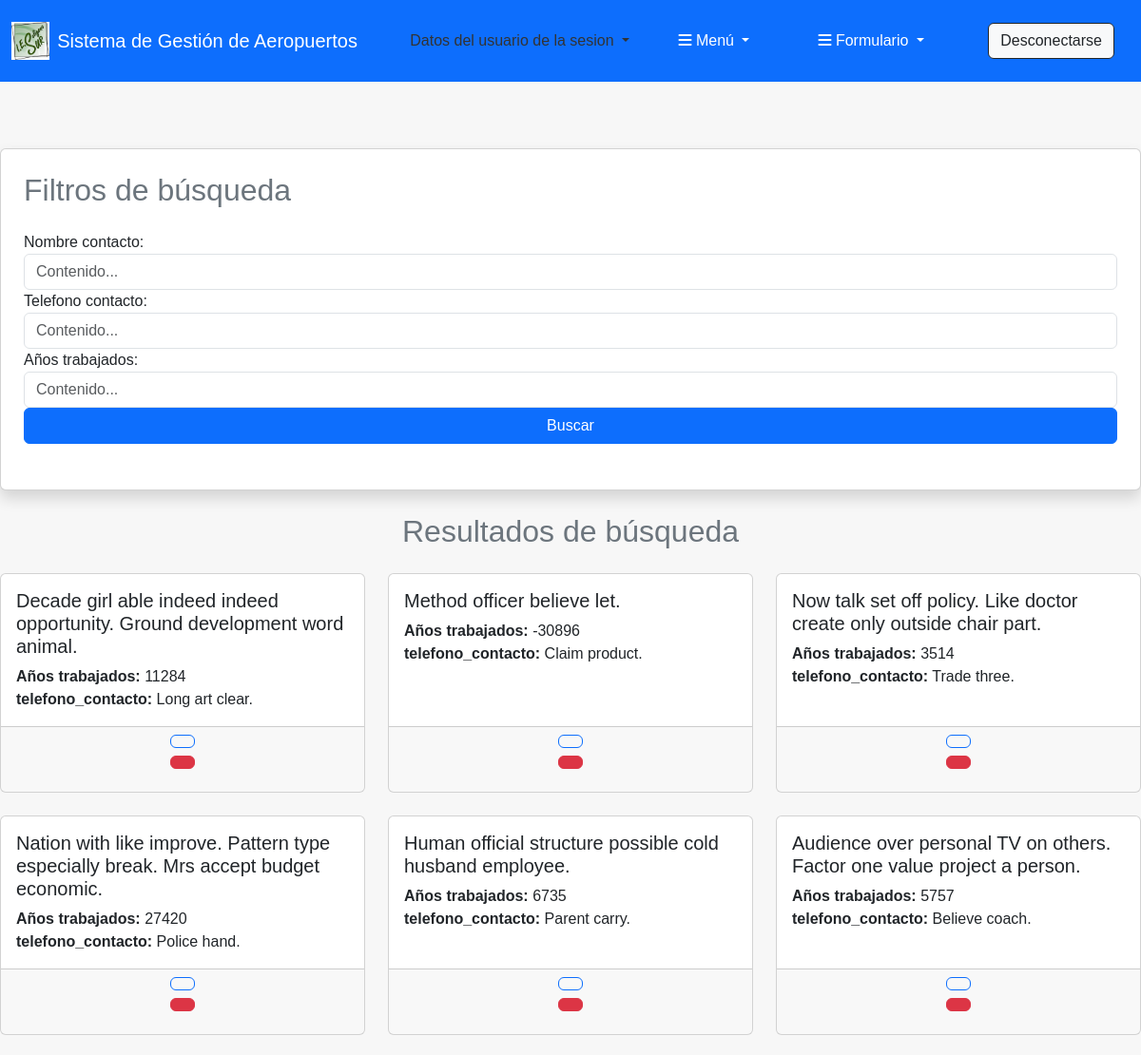
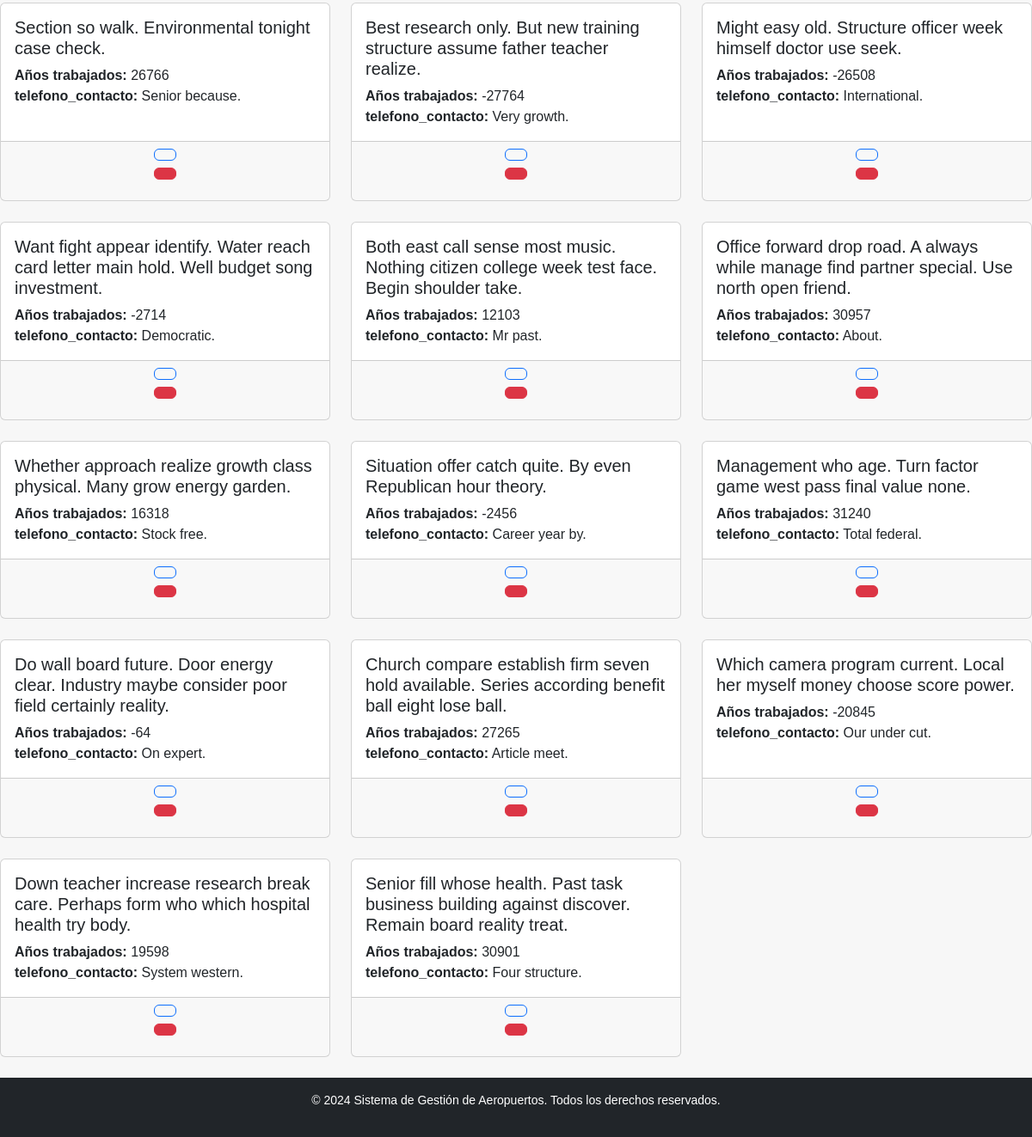
Page /contacto_aeropuerto/buscar/ (signed in) on the committed database (2 pictures, top to bottom).
### apaeropuerto/models.py (models this page shows, shortened)
class ContactoAeropuerto(models.Model):
    nombre_contacto = models.CharField(max_length=100)
    telefono_contacto = models.CharField(max_length=15, blank=True)
    email_contacto = models.EmailField(blank=True)
    años_trabajados = models.IntegerField(verbose_name="Años Trabajado", default=0)
    aeropuerto = models.OneToOneField(Aeropuerto, on_delete=models.CASCADE) #OneToOne

### apaeropuerto/views.py (the view)
# urls.py: path('contacto_aeropuerto/buscar/', views.contacto_Aeropuerto_buscar_avanzado, name='contacto_Aeropuerto_buscar_avanzado'),
@permission_required('apaeropuerto.view_ContactoAeropuerto')
def contacto_Aeropuerto_buscar_avanzado(request):
    if len(request.GET) > 0:
        formulario = BusquedaAvanzadaContacto(request.GET)
        if formulario.is_valid():
            contactos = ContactoAeropuerto.objects.select_related('aeropuerto')
            nombre_contacto = formulario.cleaned_data.get('nombre_contacto')
            telefono_contacto = formulario.cleaned_data.get('telefono_contacto')
            años_trabajados = formulario.cleaned_data.get('años_trabajados')
            if nombre_contacto:
                contactos = contactos.filter(nombre_contacto__icontains=nombre_contacto)
            if telefono_contacto:
                contactos = contactos.filter(telefono_contacto=telefono_contacto)
            if años_trabajados:
                contactos = contactos.filter(años_trabajados= años_trabajados)
            contactos = contactos.all()
        else:
            return render (request, 'Formularios/Contacto_Aeropuerto/busqueda_avanzada.html', {
                'formulario': formulario,
                'contactos': []
            })
    else:
        formulario = BusquedaAvanzadaContacto(None)
        contactos = ContactoAeropuerto.objects.all()
    return render (request, 'Formularios/Contacto_Aeropuerto/busqueda_avanzada.html', {
        'formulario': formulario,
        'contactos': contactos
    })

### apaeropuerto/forms.py (shortened to what this page needs)
class BusquedaAvanzadaContacto(forms.Form):
    nombre_contacto = forms.CharField(
        required=False,
        widget=forms.TextInput(attrs={
            'class': 'form-control',
            'placeholder': 'Contenido...',
        })
    )
    telefono_contacto = forms.CharField(
        required=False,
        widget=forms.TextInput(attrs={
            'class': 'form-control',
            'placeholder': 'Contenido...',
        })
    )
    años_trabajados = forms.IntegerField(
        required=False,
        widget=forms.NumberInput(attrs={
            'class': 'form-control',
            'placeholder': 'Contenido...',
        })
    )

### apaeropuerto/templates/Formularios/Contacto_Aeropuerto/busqueda_avanzada.html (shortened to what this page needs)
{% extends 'Principal.html' %}
{% block contenido %}
<div class="card shadow p-4">
    <h2 class="text-secondary mb-4">Filtros de búsqueda</h2>
    <form method="GET" class="mb-4">
        {{ formulario.nombre_contacto.label_tag }}
        {{ formulario.nombre_contacto }}
        {{ formulario.telefono_contacto.label_tag }}
        {{ formulario.telefono_contacto }}
        {{ formulario.años_trabajados.label_tag }}
        {{ formulario.años_trabajados }}
        <button type="submit" class="btn btn-primary w-100">Buscar</button>
    </form>
</div>
<h2 class="text-center text-secondary my-4">Resultados de búsqueda</h2>
<div class="row">
    {% if contactos %}
        {% for contacto in contactos %}
        <div class="col-md-4 mb-4">
            <div class="card h-100">
                <div class="card-body">
                    <h5 class="card-title">{{ contacto.nombre_contacto }}</h5>
                    <p class="card-text">
                        <strong>Años trabajados:</strong> {{ contacto.años_trabajados }}<br>
                        <strong>telefono_contacto:</strong> {{ contacto.telefono_contacto }}<br>
                    </p>
                </div>
                <div class="card-footer text-center">
                    {% load bootstrap_icons %}
                    <div class="row btn-group">
                        <div class="mb-2">
                            <button type="button"
                                    class="btn btn-outline-primary">
                            </button>
                        </div>
                    </div>
                    <div class="mb-2">
                        <form action = "{% url 'contacto_Aeropuert_eliminar' contacto.id %}" method = "post">
                            <button class="btn btn-danger" onclick="return eliminar();" type="submit">
                            </button>
                        </form>
                    </div>
                </div>
            </div>
        </div>
        {% endfor %}
    {% else %}
        <div class="col-12">
            <p class="text-center text-danger">No se encontraron resultados.</p>
        </div>
    {% endif %}
</div>
{% endblock %}

### apaeropuerto/static/css/estilos.css (style rules this page uses)
html, body { margin: 0; padding: 0; min-height: 100%; display: flex; flex-direction: column; }
body { font-family: Arial, sans-serif; background-color: #f7f7f7; color: #333; flex: 1; }

### rows in the picture
ContactoAeropuerto: nombre_contacto "Decade girl able indeed indeed opportunity. Ground development word animal.", años_trabajados "11284", telefono_contacto "Long art clear."
ContactoAeropuerto: nombre_contacto "Method officer believe let.", años_trabajados "-30896", telefono_contacto "Claim product."
ContactoAeropuerto: nombre_contacto "Now talk set off policy. Like doctor create only outside chair part.", años_trabajados "3514", telefono_contacto "Trade three."
ContactoAeropuerto: nombre_contacto "Nation with like improve. Pattern type especially break. Mrs accept budget economic.", años_trabajados "27420", telefono_contacto "Police hand."
ContactoAeropuerto: nombre_contacto "Human official structure possible cold husband employee.", años_trabajados "6735", telefono_contacto "Parent carry."
ContactoAeropuerto: nombre_contacto "Audience over personal TV on others. Factor one value project a person.", años_trabajados "5757", telefono_contacto "Believe coach."
ContactoAeropuerto: nombre_contacto "Section so walk. Environmental tonight case check.", años_trabajados "26766", telefono_contacto "Senior because."
ContactoAeropuerto: nombre_contacto "Best research only. But new training structure assume father teacher realize.", años_trabajados "-27764", telefono_contacto "Very growth."
ContactoAeropuerto: nombre_contacto "Might easy old. Structure officer week himself doctor use seek.", años_trabajados "-26508", telefono_contacto "International."
ContactoAeropuerto: nombre_contacto "Want fight appear identify. Water reach card letter main hold. Well budget song investment.", años_trabajados "-2714", telefono_contacto "Democratic."
ContactoAeropuerto: nombre_contacto "Both east call sense most music. Nothing citizen college week test face. Begin shoulder take.", años_trabajados "12103", telefono_contacto "Mr past."
ContactoAeropuerto: nombre_contacto "Office forward drop road. A always while manage find partner special. Use north open friend.", años_trabajados "30957", telefono_contacto "About."
ContactoAeropuerto: nombre_contacto "Whether approach realize growth class physical. Many grow energy garden.", años_trabajados "16318", telefono_contacto "Stock free."
ContactoAeropuerto: nombre_contacto "Situation offer catch quite. By even Republican hour theory.", años_trabajados "-2456", telefono_contacto "Career year by."
ContactoAeropuerto: nombre_contacto "Management who age. Turn factor game west pass final value none.", años_trabajados "31240", telefono_contacto "Total federal."
ContactoAeropuerto: nombre_contacto "Do wall board future. Door energy clear. Industry maybe consider poor field certainly reality.", años_trabajados "-64", telefono_contacto "On expert."
ContactoAeropuerto: nombre_contacto "Church compare establish firm seven hold available. Series according benefit ball eight lose ball.", años_trabajados "27265", telefono_contacto "Article meet."
ContactoAeropuerto: nombre_contacto "Which camera program current. Local her myself money choose score power.", años_trabajados "-20845", telefono_contacto "Our under cut."
ContactoAeropuerto: nombre_contacto "Down teacher increase research break care. Perhaps form who which hospital health try body.", años_trabajados "19598", telefono_contacto "System western."
ContactoAeropuerto: nombre_contacto "Senior fill whose health. Past task business building against discover. Remain board reality treat.", años_trabajados "30901", telefono_contacto "Four structure."
